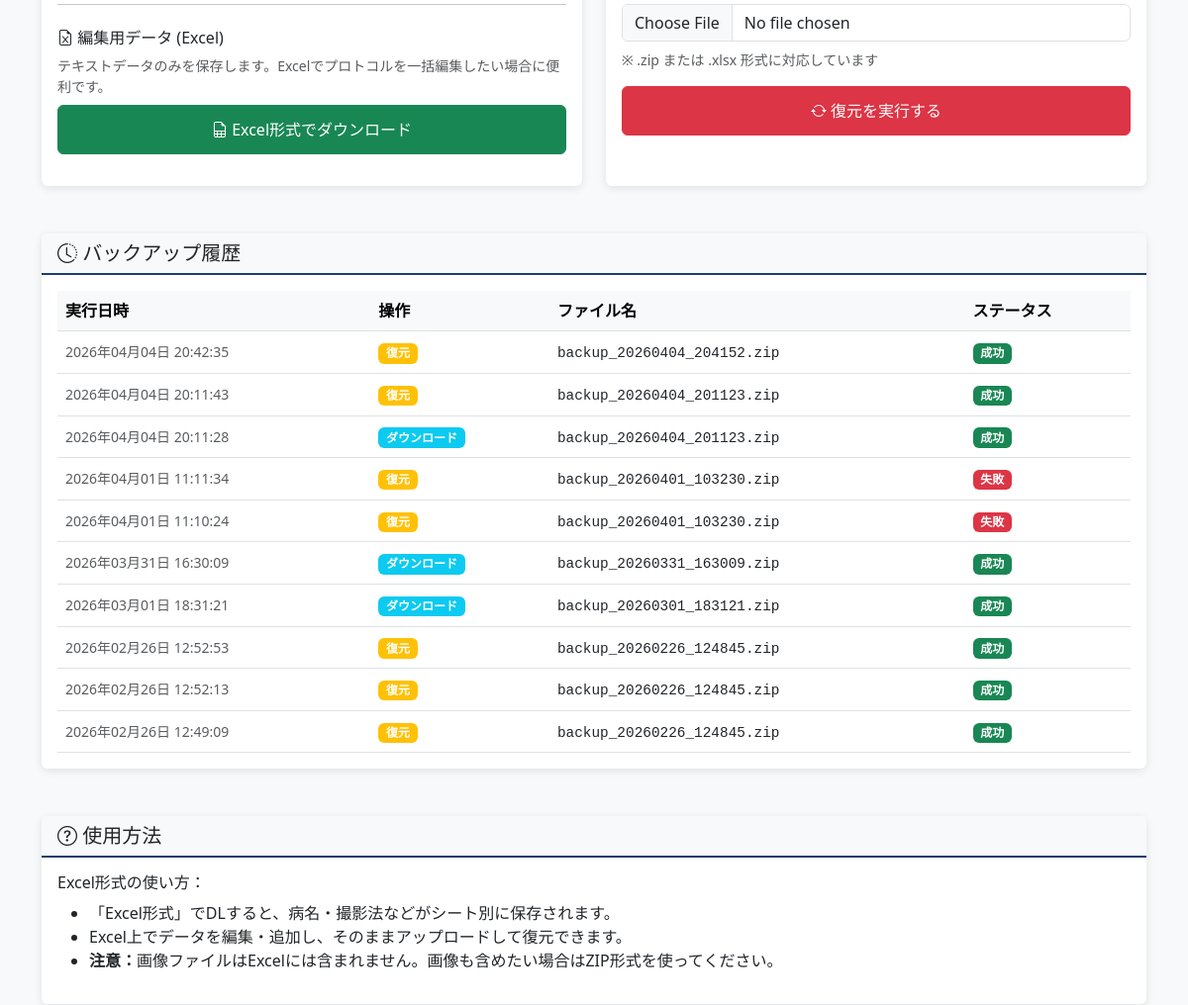
/backup/ (middle part), run on an earlier commit of the app's database.
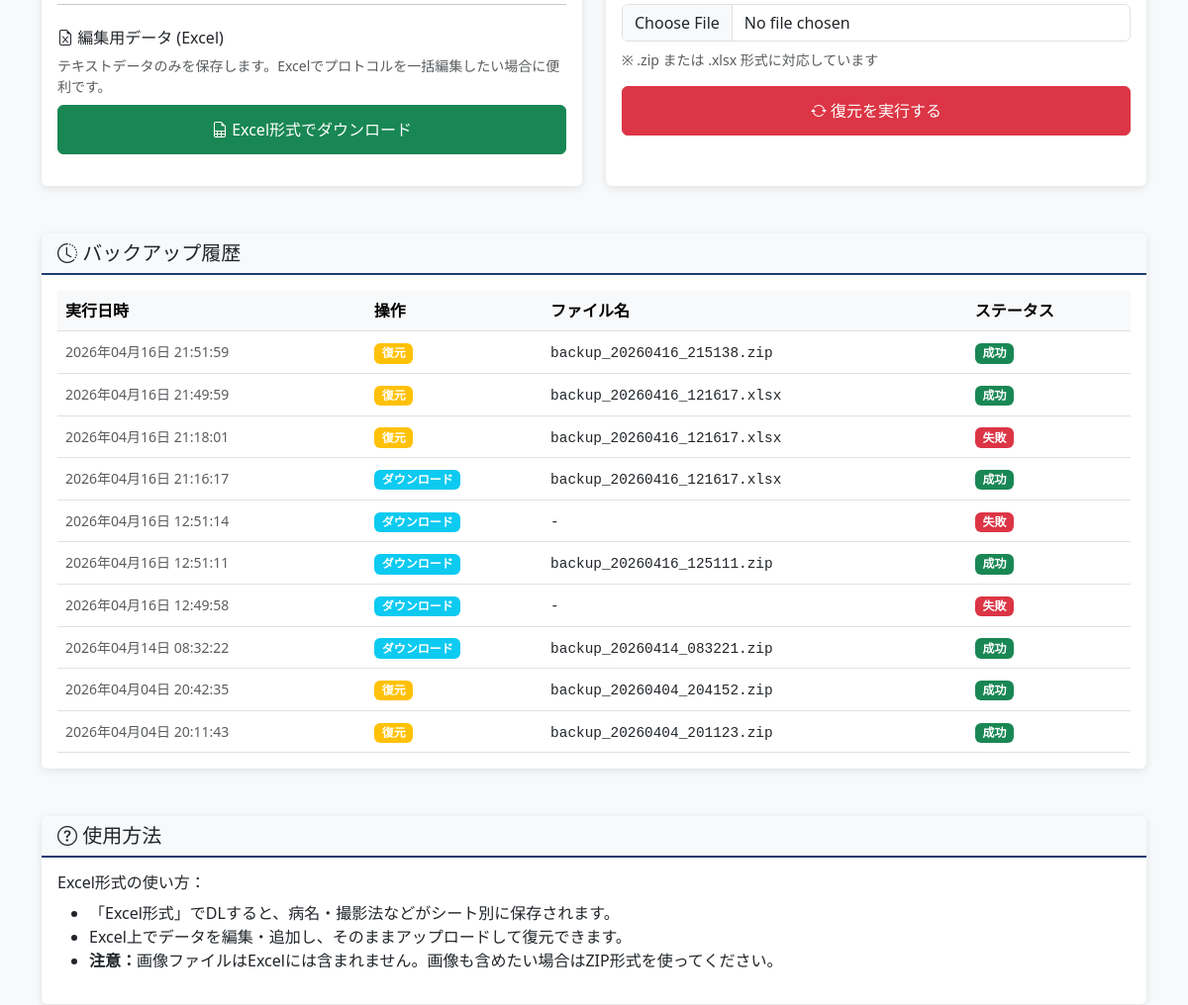
And on a later commit of the database.
### ct_app/models.py (models this page shows, shortened)
class BackupHistory(models.Model):
    BACKUP_TYPE_CHOICES = [
        ('export', 'バックアップ実行'),
        ('import', 'バックアップ復元'),
    ]
    backup_type = models.CharField(
        max_length=20,
        choices=BACKUP_TYPE_CHOICES,
        default='export'
    )
    created_at = models.DateTimeField(auto_now_add=True)
    filename = models.CharField(max_length=255, blank=True, null=True)
    status = models.CharField(
        max_length=20,
        choices=[('success', '成功'), ('failed', '失敗')],
        default='success'
    )
    error_message = models.TextField(blank=True, null=True)
    class Meta:
        ordering = ['-created_at']
        verbose_name_plural = "Backup Histories"

### ct_app/views.py (the view)
# urls.py: path('backup/', views.BackupPageView.as_view(), name='backup'),
class BackupPageView(View):
    def get(self, request):
        histories = BackupHistory.objects.all()[:10]
        context = {
            'page_title': 'バックアップ管理',
            'histories': histories,
        }
        return render(request, 'ct_app/backup.html', context)

### ct_app/templates/ct_app/backup.html (shortened to what the changed rows need)
{% extends 'ct_app/base.html' %}
{% block content %}
<div class="container my-5">
    <div class="card mt-5">
        <div class="card-body">
            {% if histories %}
            <div class="table-responsive">
                <table class="table table-hover mb-0">
                    <thead class="table-light">
                        <tr>
                            <th>実行日時</th>
                            <th>操作</th>
                            <th>ファイル名</th>
                            <th>ステータス</th>
                        </tr>
                    </thead>
                    <tbody>
                        {% for history in histories %}
                        <tr>
                            <td>
                                <small class="text-muted">
                                    {{ history.created_at|date:"Y年m月d日 H:i:s" }}
                                </small>
                            </td>
                            <td>
                                {% if history.backup_type == 'export' %}
                                    <span class="badge bg-info">ダウンロード</span>
                                {% else %}
                                    <span class="badge bg-warning">復元</span>
                                {% endif %}
                            </td>
                            <td><small class="text-monospace">{{ history.filename|default:"-" }}</small></td>
                            <td>
                                {% if history.status == 'success' %}
                                    <span class="badge bg-success">成功</span>
                                {% else %}
                                    <span class="badge bg-danger">失敗</span>
                                {% endif %}
                            </td>
                        </tr>
                        {% endfor %}
                    </tbody>
                </table>
            </div>
            {% else %}
            <p class="text-muted mb-0"><i class="bi bi-info-circle"></i> 履歴がありません</p>
            {% endif %}
        </div>
    </div>
</div>
{% endblock %}

What changed in the data, as far as the page shows it:
no longer on this page (row edited): BackupHistory: created_at "2026年04月04日 20:11:28", backup_type "ダウンロード", filename "backup_20260404_201123.zip", status "成功"
no longer on this page (row unchanged): BackupHistory: created_at "2026年04月01日 11:11:34", backup_type "復元", filename "backup_20260401_103230.zip", status "失敗"
no longer on this page (row unchanged): BackupHistory: created_at "2026年04月01日 11:10:24", backup_type "復元", filename "backup_20260401_103230.zip", status "失敗"
no longer on this page (row unchanged): BackupHistory: created_at "2026年03月31日 16:30:09", backup_type "ダウンロード", filename "backup_20260331_163009.zip", status "成功"
no longer on this page (row unchanged): BackupHistory: created_at "2026年03月01日 18:31:21", backup_type "ダウンロード", filename "backup_20260301_183121.zip", status "成功"
no longer on this page (row unchanged): BackupHistory: created_at "2026年02月26日 12:52:53", backup_type "復元", filename "backup_20260226_124845.zip", status "成功"
no longer on this page (row unchanged): BackupHistory: created_at "2026年02月26日 12:52:13", backup_type "復元", filename "backup_20260226_124845.zip", status "成功"
no longer on this page (row unchanged): BackupHistory: created_at "2026年02月26日 12:49:09", backup_type "復元", filename "backup_20260226_124845.zip", status "成功"
added BackupHistory: created_at "2026年04月16日 21:51:59", backup_type "復元", filename "backup_20260416_215138.zip", status "成功"
added BackupHistory: created_at "2026年04月16日 21:49:59", backup_type "復元", filename "backup_20260416_121617.xlsx", status "成功"
added BackupHistory: created_at "2026年04月16日 21:18:01", backup_type "復元", filename "backup_20260416_121617.xlsx", status "失敗"
added BackupHistory: created_at "2026年04月16日 21:16:17", backup_type "ダウンロード", filename "backup_20260416_121617.xlsx", status "成功"
added BackupHistory: created_at "2026年04月16日 12:51:14", backup_type "ダウンロード", filename "-", status "失敗"
added BackupHistory: created_at "2026年04月16日 12:51:11", backup_type "ダウンロード", filename "backup_20260416_125111.zip", status "成功"
added BackupHistory: created_at "2026年04月16日 12:49:58", backup_type "ダウンロード", filename "-", status "失敗"
added BackupHistory: created_at "2026年04月14日 08:32:22", backup_type "ダウンロード", filename "backup_20260414_083221.zip", status "成功"
